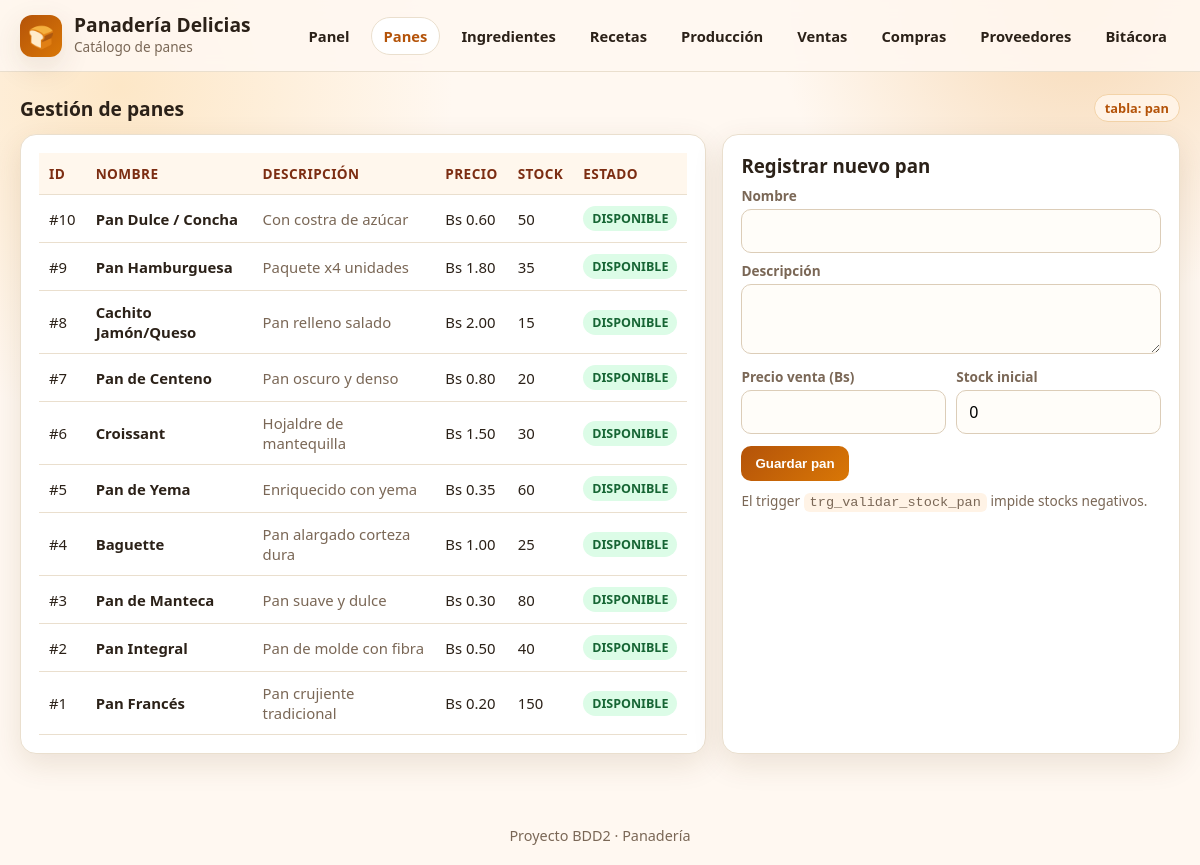
/panaderia/productos.php, run on the app's committed database.
### tables this page shows
create table pan (
    id_pan int auto_increment primary key,
    nombre varchar(100) NOT NULL,
    descripcion varchar(100),
    precio_venta decimal(10,2) not null,
    stock int not null default 0,

    CHECK (precio_venta >= 0),
    CHECK (stock >= 0)
);

### panaderia/conexion.php (called while the page is built, shortened)
<?php
function h($v) { return htmlspecialchars((string)$v, ENT_QUOTES, 'UTF-8'); }
function q($conexion, $sql) { return $conexion->query($sql); }

### panaderia/productos.php (the view, shortened to what this page needs)
<?php
require_once 'conexion.php';
$rows=q($conexion,"SELECT id_pan,nombre,descripcion,precio_venta,stock, CASE WHEN stock=0 THEN 'SIN STOCK' WHEN stock<=10 THEN 'STOCK BAJO' ELSE 'DISPONIBLE' END estado FROM pan ORDER BY id_pan DESC");
?>
<!DOCTYPE html><html lang="es"><head><meta charset="UTF-8"><meta name="viewport" content="width=device-width,initial-scale=1.0"><title>Panes - Panadería</title></head><body>
<header><div class="topbar"><div class="brand"><div class="logo">🍞</div><div><h1>Panadería Delicias</h1><span>Catálogo de panes</span></div></div>
<nav><a href="index.php">Panel</a><a class="activo" href="productos.php">Panes</a><a href="ingredientes.php">Ingredientes</a><a href="recetas.php">Recetas</a><a href="produccion.php">Producción</a><a href="ventas.php">Ventas</a><a href="compras.php">Compras</a><a href="proveedores.php">Proveedores</a><a href="auditoria.php">Bitácora</a></nav></div></header>
<div class="contenedor">
  <div class="section-title"><h3>Gestión de panes</h3><span class="badge">tabla: pan</span></div>
  <div class="layout">
    <div class="card"><table><thead><tr><th>ID</th><th>Nombre</th><th>Descripción</th><th>Precio</th><th>Stock</th><th>Estado</th></tr></thead><tbody>
      <?php if($rows&&$rows->num_rows): while($r=$rows->fetch_assoc()): $cls=$r['estado']=='SIN STOCK'?'bad':($r['estado']=='STOCK BAJO'?'warn':'ok'); ?>
      <tr><td>#<?= h($r['id_pan']) ?></td><td><strong><?= h($r['nombre']) ?></strong></td><td class="muted"><?= h($r['descripcion']) ?></td><td>Bs <?= number_format((float)$r['precio_venta'],2) ?></td><td><?= h($r['stock']) ?></td><td><span class="pill <?= $cls ?>"><?= h($r['estado']) ?></span></td></tr>
      <?php endwhile; else: ?><tr><td colspan="6" class="muted">No hay panes registrados.</td></tr><?php endif; ?>
    </tbody></table></div>
    <div class="card"><h3 style="margin-bottom:8px">Registrar nuevo pan</h3>
      <form method="post"><input type="hidden" name="accion" value="agregar">
        <label>Nombre</label><input name="nombre" required>
        <label>Descripción</label><textarea name="descripcion"></textarea>
        <div class="row"><div><label>Precio venta (Bs)</label><input type="number" step="0.01" min="0" name="precio_venta" required></div>
        <div><label>Stock inicial</label><input type="number" min="0" name="stock" value="0" required></div></div>
        <div style="margin-top:12px"><button type="submit">Guardar pan</button></div>
      </form>
      <p class="muted" style="margin-top:10px;font-size:.85rem">El trigger <code>trg_validar_stock_pan</code> impide stocks negativos.</p>
    </div>
  </div>
</div>
<footer>Proyecto BDD2 · Panadería</footer></body></html>

### panaderia/productos.php (style rules this page uses)
:root { --bg: #fff8f1; --card: #ffffff; --ink: #2b2118; --muted: #7a6756; --brand: #b45309; --brand2: #d97706; --accent: #16a34a; --danger: #dc2626; --line: #eadfce; --shadow: 0 10px 30px rgba(92, 55, 20, .12); }
* { box-sizing: border-box; margin: 0; padding: 0; }
body { font-family: "Segoe UI", Tahoma, sans-serif; color: var(--ink); background: radial-gradient(circle at 10% 10%, #fde7c7 0, transparent 25%), radial-gradient(circle at 90% 0%, #f7d9b5 0, transparent 22%), var(--bg); min-height: 100vh; }
header { position: sticky; top: 0; z-index: 10; backdrop-filter: blur(8px); background: rgba(255, 248, 241, .9); border-bottom: 1px solid var(--line); }
.topbar { max-width: 1200px; margin: 0 auto; padding: 14px 20px; display: flex; align-items: center; justify-content: space-between; gap: 16px; flex-wrap: wrap; }
.brand { display: flex; align-items: center; gap: 12px; }
.logo { width: 42px; height: 42px; border-radius: 12px; background: linear-gradient(135deg, var(--brand), var(--brand2)); color: #fff; display: grid; place-items: center; font-size: 22px; box-shadow: var(--shadow); }
.brand h1 { font-size: 1.2rem; line-height: 1.1; }
.brand span { color: var(--muted); font-size: .85rem; }
nav { display: flex; flex-wrap: wrap; gap: 8px; }
nav a { text-decoration: none; color: var(--ink); padding: 8px 12px; border-radius: 999px; border: 1px solid transparent; font-weight: 600; font-size: .92rem; }
nav a:hover, nav a.activo { background: #fff; border-color: var(--line); color: var(--brand); }
.contenedor { max-width: 1200px; margin: 22px auto; padding: 0 20px 30px; }
.card { background: var(--card); border: 1px solid var(--line); border-radius: 16px; padding: 18px; box-shadow: var(--shadow); }
.section-title { display: flex; align-items: center; justify-content: space-between; margin: 8px 0 12px; gap: 10px; flex-wrap: wrap; }
.section-title h3 { font-size: 1.2rem; }
.badge { background: #fff3e6; color: var(--brand); border: 1px solid #f3d3a8; padding: 4px 10px; border-radius: 999px; font-size: .8rem; font-weight: 600; }
table { width: 100%; border-collapse: collapse; }
th, td { padding: 11px 10px; border-bottom: 1px solid var(--line); text-align: left; font-size: .93rem; }
th { background: #fff7ed; color: #7c2d12; font-size: .85rem; text-transform: uppercase; letter-spacing: .03em; }
.pill { padding: 4px 9px; border-radius: 999px; font-size: .78rem; font-weight: 700; display: inline-block; }
.ok { background: #dcfce7; color: #166534; }
.layout { display: grid; grid-template-columns: 1.2fr .8fr; gap: 16px; }
form .row { display: grid; grid-template-columns: 1fr 1fr; gap: 10px; }
label { display: block; font-size: .85rem; color: var(--muted); margin: 8px 0 4px; font-weight: 600; }
input, select, textarea { width: 100%; padding: 10px 12px; border: 1px solid #dccdb8; border-radius: 10px; font: inherit; background: #fffdf9; }
textarea { min-height: 70px; resize: vertical; }
button, .btn { background: linear-gradient(135deg, var(--brand), var(--brand2)); color: #fff; border: none; padding: 10px 14px; border-radius: 10px; font-weight: 700; cursor: pointer; text-decoration: none; display: inline-block; }
footer { text-align: center; color: var(--muted); padding: 20px; font-size: .9rem; }
.muted { color: var(--muted); }
code { background: #fff3e6; padding: 2px 6px; border-radius: 6px; }

### data on the page
pan: id_pan "10", nombre "Pan Dulce / Concha", descripcion "Con costra de azúcar", precio_venta "0.60", stock "50", estado "DISPONIBLE"
pan: id_pan "9", nombre "Pan Hamburguesa", descripcion "Paquete x4 unidades", precio_venta "1.80", stock "35", estado "DISPONIBLE"
pan: id_pan "8", nombre "Cachito Jamón/Queso", descripcion "Pan relleno salado", precio_venta "2.00", stock "15", estado "DISPONIBLE"
pan: id_pan "7", nombre "Pan de Centeno", descripcion "Pan oscuro y denso", precio_venta "0.80", stock "20", estado "DISPONIBLE"
pan: id_pan "6", nombre "Croissant", descripcion "Hojaldre de mantequilla", precio_venta "1.50", stock "30", estado "DISPONIBLE"
pan: id_pan "5", nombre "Pan de Yema", descripcion "Enriquecido con yema", precio_venta "0.35", stock "60", estado "DISPONIBLE"
pan: id_pan "4", nombre "Baguette", descripcion "Pan alargado corteza dura", precio_venta "1.00", stock "25", estado "DISPONIBLE"
pan: id_pan "3", nombre "Pan de Manteca", descripcion "Pan suave y dulce", precio_venta "0.30", stock "80", estado "DISPONIBLE"
pan: id_pan "2", nombre "Pan Integral", descripcion "Pan de molde con fibra", precio_venta "0.50", stock "40", estado "DISPONIBLE"
pan: id_pan "1", nombre "Pan Francés", descripcion "Pan crujiente tradicional", precio_venta "0.20", stock "150", estado "DISPONIBLE"
